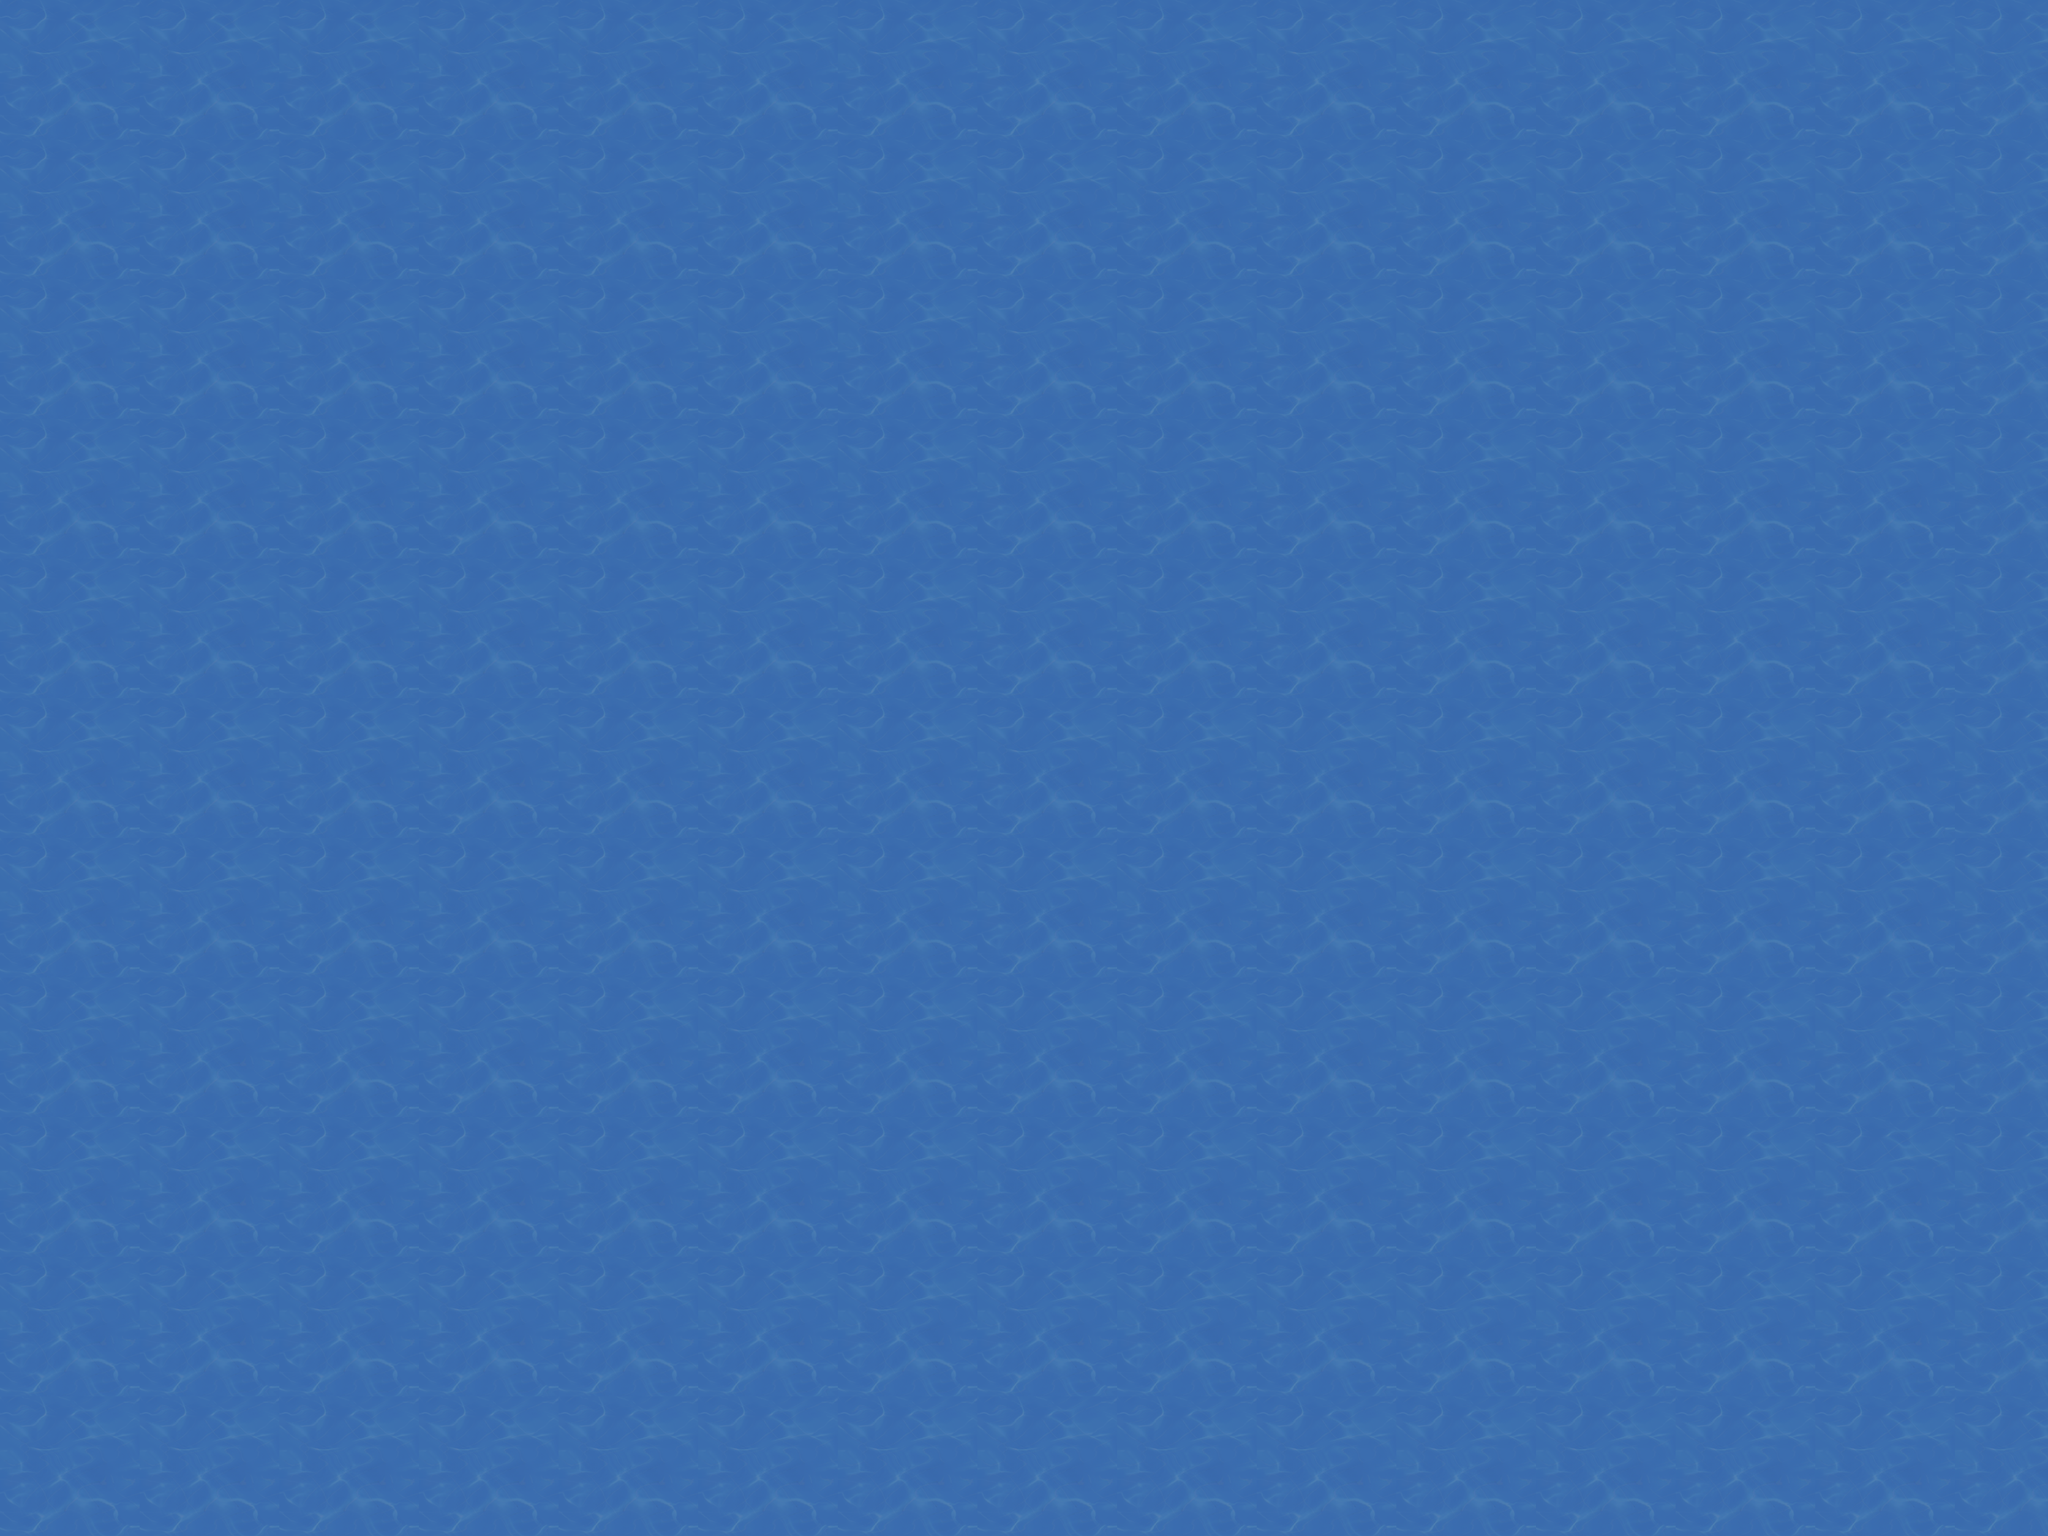

A level layout from a 2D game, rendered from its tile map. Below: a short description, then the map file with tile-grid data replaced by summaries:
An orthogonal 44x44 tile map with 76x57 px tiles, 1 tile layer (Tile Layer 1).

<map version="1.0" orientation="orthogonal" width="44" height="44" tilewidth="76" tileheight="57">
 <tileset firstgid="1" name="bluecell" tilewidth="76" tileheight="57">
  <image source="bluecell.png" width="279" height="279" />
 </tileset>
 <layer name="Tile Layer 1" width="44" height="44">
  <data>[1936 cells, 1936 non-empty, 12 distinct tile ids]</data>
 </layer>
</map>
